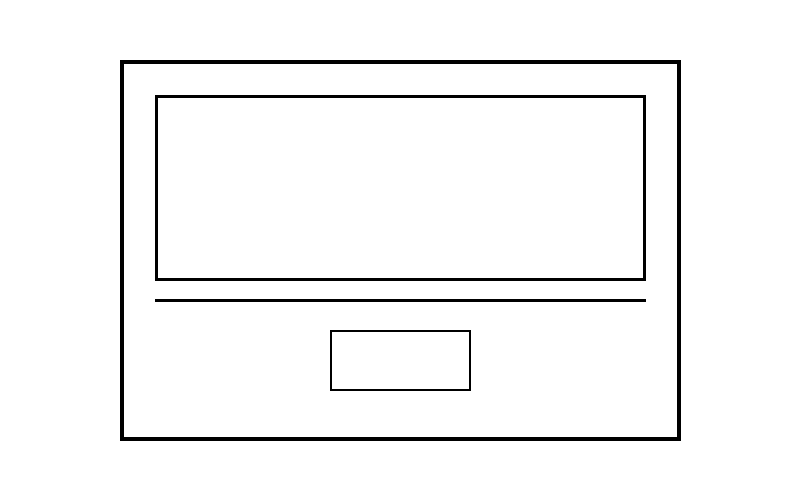
#> input picture shared/sample_inputs/laptop_wireframe.png, 800 x 500 px
$ python -i preprocess.py   (imports and definitions only)
#> lines starting #> are read from the running program, lines starting #| are printed output that depends on the picture; after the words box and inside, x2 and y2 are one past the last pixel; in counts of white or black regions, pixels touching at a corner belong together
"""Image conditioning for ControlNet. Person A owns this file.

Canny is the MVP/default control mode: it works well on clean line
drawings, wireframes, and product-outline sketches and is what the
hackathon demo path uses. Depth preprocessing is optional/out of scope
until Canny is proven reliable (see the implementation plan, section 7).
"""

from __future__ import annotations

import numpy as np
from PIL import Image

# Conservative default thresholds tuned for clean sketches/wireframes on
# a plain background. Lower thresholds pick up more (often noisy) detail;
# raise them if a busy/textured input produces a cluttered edge map.
_DEFAULT_LOW_THRESHOLD = 100
_DEFAULT_HIGH_THRESHOLD = 200

# SDXL and its ControlNet variants expect image dimensions that are
# multiples of 8; round up so both the source and the edge map stay
# pixel-aligned with what the pipeline will generate.
_SIZE_MULTIPLE = 8


def _round_up(value: int, multiple: int) -> int:
    return max(multiple, ((value + multiple - 1) // multiple) * multiple)


def load_and_resize(image_path: str, max_side: int = 1024) -> Image.Image:
    """Load an image and resize it to SDXL-friendly dimensions.

    Keeps aspect ratio, caps the longer side at ``max_side``, and rounds
    both dimensions to a multiple of 8.
    """
#> called with max_side = 1024
    image = Image.open(image_path).convert("RGB")
#> image is the input picture: PIL image 800x500 RGB; values 28 (black) and 255 (white), 96.6% white; 4 black regions, box (x1, y1, x2, y2) and area: (120, 60, 681, 441) 7472, (155, 95, 646, 281) 4026, (155, 299, 646, 302) 1473, (330, 330, 471, 391) 792
    width, height = image.size
#> width = 800; height = 500
    scale = min(1.0, max_side / max(width, height))
#> scale = 1
    new_width = _round_up(max(1, round(width * scale)), _SIZE_MULTIPLE)
#> new_width = 800
    new_height = _round_up(max(1, round(height * scale)), _SIZE_MULTIPLE)
#> new_height = 504
    if (new_width, new_height) != (width, height):
        image = image.resize((new_width, new_height), Image.LANCZOS)
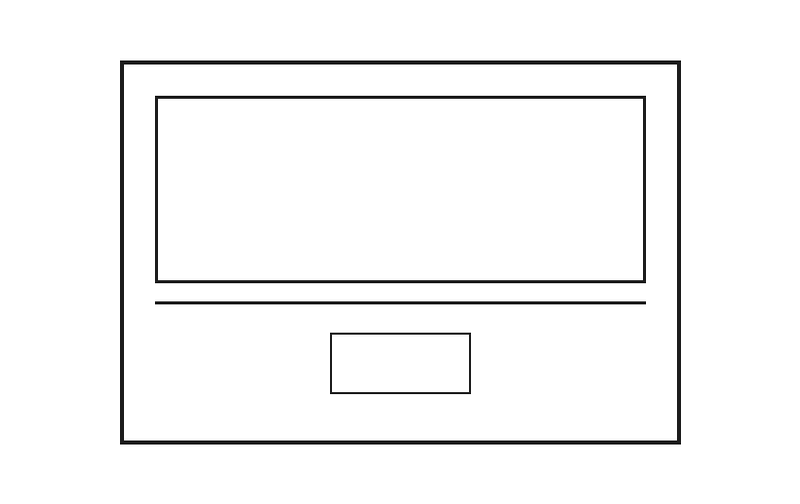
#> image: PIL image 800x504 RGB; min 0, max 255, mean 246.9
    return image


def make_canny(
    image_path: str,
    low_threshold: int = _DEFAULT_LOW_THRESHOLD,
    high_threshold: int = _DEFAULT_HIGH_THRESHOLD,
    max_side: int = 1024,
) -> Image.Image:
    """Return a Canny edge map as a 3-channel PIL image for ControlNet.

    Imports OpenCV lazily so importing this module never requires the ML
    dependencies unless a real edge map is actually requested.
    """
    import cv2

    image = load_and_resize(image_path, max_side=max_side)
    array = np.array(image)
    edges = cv2.Canny(array, low_threshold, high_threshold)
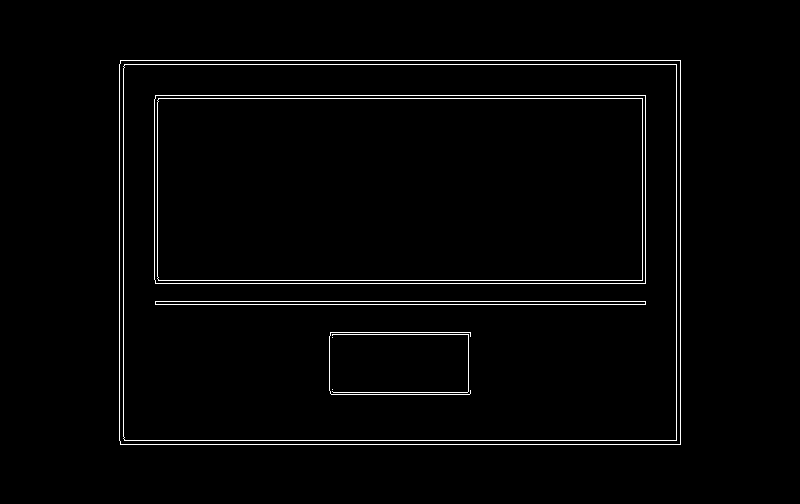
#> edges: shape (504, 800); 2% white in thin lines or dots, all inside (x1, y1, x2, y2) = (119, 60, 681, 445)
    edges_rgb = np.stack([edges, edges, edges], axis=-1)
    return Image.fromarray(edges_rgb)

>>> result = make_canny('../shared/sample_inputs/laptop_wireframe.png')
